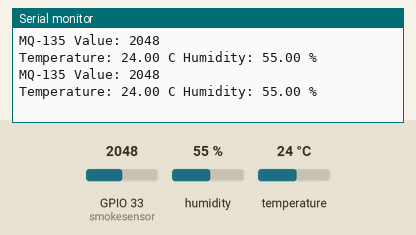
Recording of a sketch running on a simulated ESP32. Parts: the last lines printed to the serial monitor. Inputs (shaded band) come from the test bench; at power-on: humidity 55 %, GPIO 33 (smokesensor) = 2048, temperature 24 °C.

Above: at 2.8 s.
2.9 s: humidity set to 22 %
At 4.3 s:
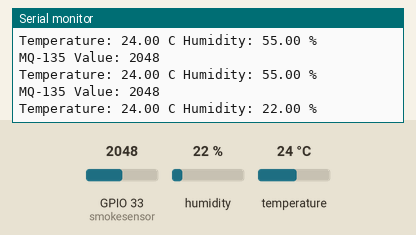
5.6 s: GPIO 33 (smokesensor) set to 2866
At 7.3 s:
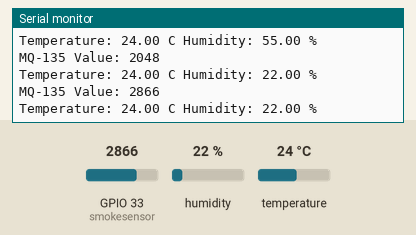
8.3 s: temperature set to 12 °C
At 10.7 s:
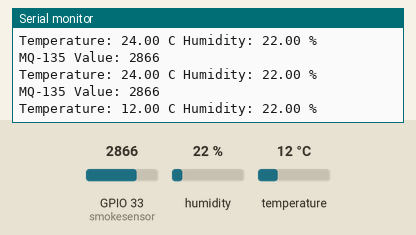
11.0 s: GPIO 33 (smokesensor) set to 3603
At 12.5 s:
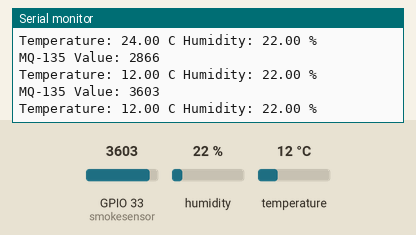
13.7 s: humidity set to 40 %
At 15.4 s:
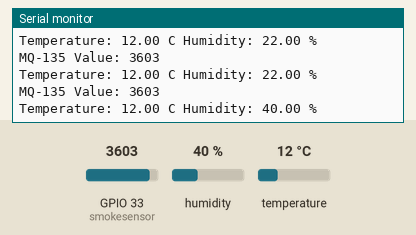
Timing chart, 0 to 16.9 s (numbered marks = the images above; inputs shaded):
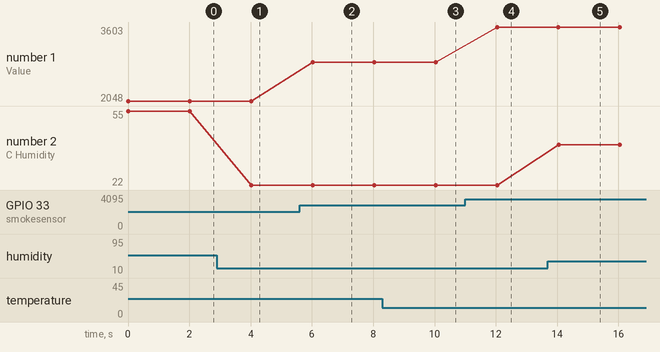

Measured:
- after the input at 2.9 s, the serial monitor: prints a new line after 1.1 s (image 1)
- after the input at 5.6 s, the serial monitor: prints a new line after 0.42 s (image 2)
- after the input at 8.3 s, the serial monitor: prints a new line after 1.7 s (image 3)
- after the input at 11.0 s, the serial monitor: prints a new line after 1.0 s (image 4)
- after the input at 13.7 s, the serial monitor: prints a new line after 0.35 s (image 5)
- plotted number 1: 2048 → 2866 after the input at 5.6 s, 2866 → 3603 after the input at 11.0 s
- plotted number 2: 55 → 22 after the input at 2.9 s, 22 → 40 after the input at 13.7 s

The sketch:

DHT22_MQ135_ESP32.ino
```cpp
#include <DHT.h>

DHT dht(32, DHT22);
const int smokesensor = 33;

void setup() {
  Serial.begin(115200);
  dht.begin();
}

void loop() {
  // Read MQ-135 analog value
  int digitalNumber = analogRead(smokesensor);

  // Read temperature & humidity from DHT22
  float temp = dht.readTemperature();
  float humidity = dht.readHumidity();

  // Print readings
  Serial.print("MQ-135 Value: ");
  Serial.println(digitalNumber);
  Serial.print("Temperature: ");
  Serial.print(temp);
  Serial.print(" C ");
  Serial.print("Humidity: ");
  Serial.print(humidity);
  Serial.println(" % ");

  delay(2000);
}
```
